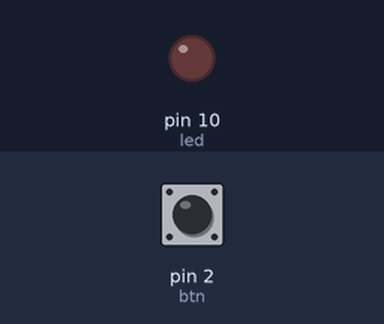
The sketch below on a simulated Arduino Uno, built with avr-gcc and run on an emulated ATmega328P. Parts: output pins drawn as LEDs (lit = HIGH). The test bench sets the inputs (shaded band); at power-on: pin 2 (btn) HIGH.

Above: at 1.2 s.
1.3 s: pin 2 (btn) pulled LOW for 0.15 s
At 2.0 s:
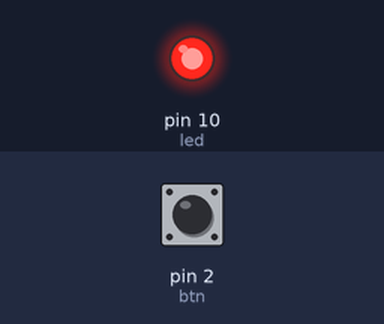
2.9 s: pin 2 (btn) pulled LOW for 1 s
At 3.2 s:
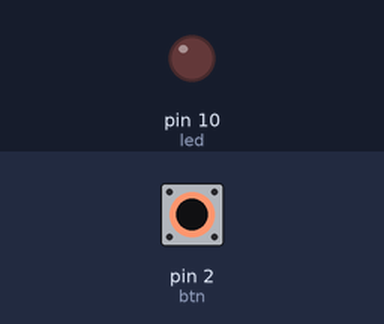
5.4 s: pin 2 (btn) pulled LOW for 3.2 s
At 6.3 s:
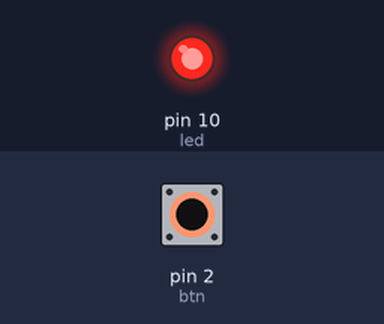
Timing chart, 0 to 8.4 s (numbered marks = the images above; inputs shaded):
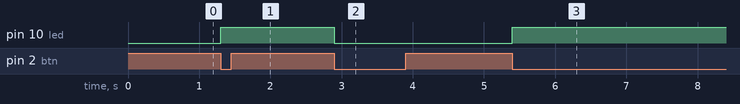

The sketch:

sketch.ino
```cpp
#define led 10
#define btn 2
volatile byte state=LOW;

void INT0_ISR(){
  state=!state;
}

void setup() {
  // put your setup code here, to run once:
  pinMode(led, OUTPUT);
  pinMode(btn, INPUT);
  attachInterrupt(digitalPinToInterrupt(2),INT0_ISR,FALLING);
}

void loop() {
  // put your main code here, to run repeatedly:
  digitalWrite(led,state);

}
```

Measured:
- after the input at 1.3 s, pin 10 (led): LOW → HIGH at once
- after the input at 2.9 s, pin 10 (led): HIGH → LOW at once
- after the input at 5.4 s, pin 10 (led): LOW → HIGH at once
